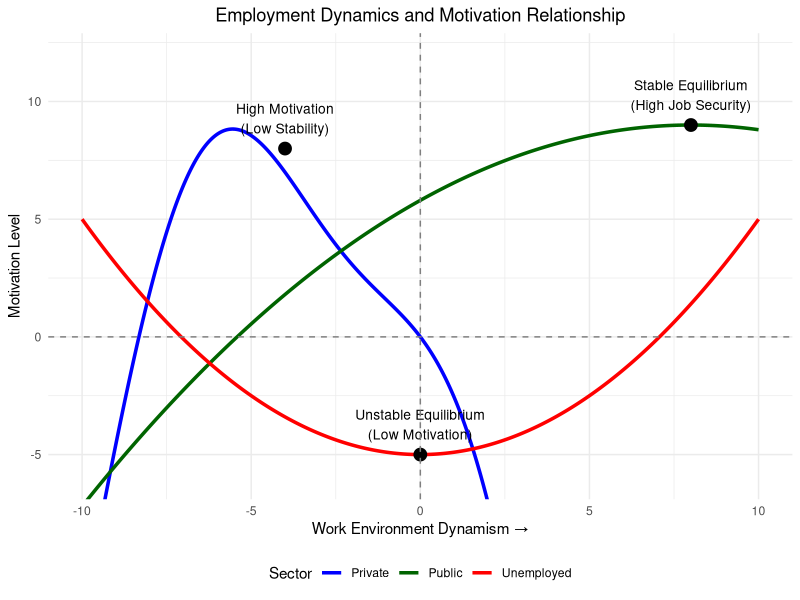
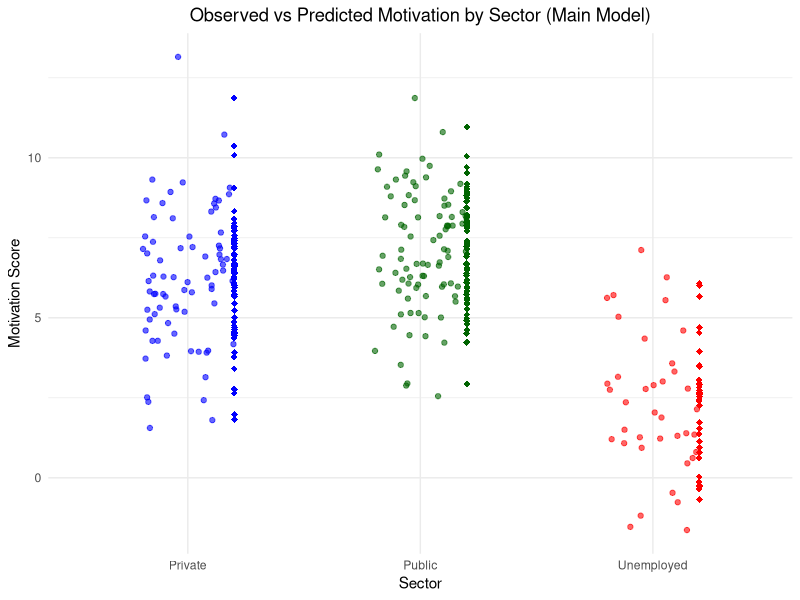
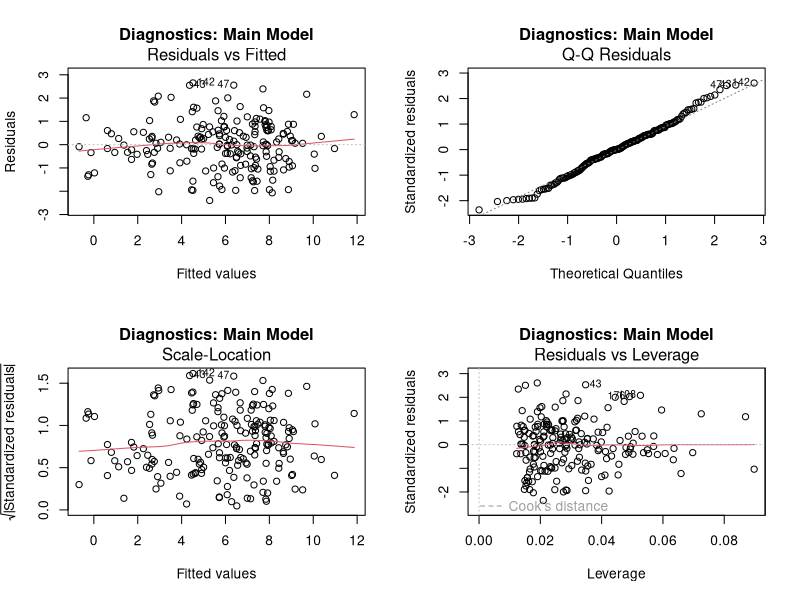

R code for these plots, in order:
library(ggplot2)
library(dplyr)
library(tidyr)
set.seed(123)

# --- Part 1: Conceptual sector curves (as before) ---
x <- seq(-10, 10, length.out = 500)
sector_curve_df <- data.frame(
  x = x,
  Private = -0.5*(x + 4)^2 + 8 + 3 * sin(0.7 * x),      # dynamic, high/volatile motivation
  Public = -0.05*(x - 8)^2 + 9,                        # stable valley
  Unemployed = 0.1 * x^2 - 5                           # unstable (no equilibrium)
) %>% pivot_longer(cols = c("Private", "Public", "Unemployed"),
                   names_to = "Sector", values_to = "CurveMotivation")

# Critical annotation points
points <- data.frame(
  Sector = c("Private", "Public", "Unemployed"),
  x = c(-4, 8, 0),
  y = c(8, 9, -5),
  Label = c("High Motivation\n(Low Stability)",
            "Stable Equilibrium\n(High Job Security)",
            "Unstable Equilibrium\n(Low Motivation)")
)

# --- Part 2: Individual-level synthetic data aligned to sectors ---
n <- 200
# Core psychological predictors (same scale)
Autonomy <- rnorm(n, mean = 5, sd = 1.5)
Uncertainty <- rnorm(n, mean = 5, sd = 1.5)
Internal <- rnorm(n, mean = 5, sd = 1.5)

# Assign each synthetic individual a sector: Private / Public / Unemployed
sector_assignment <- sample(c("Private", "Public", "Unemployed"), size = n, replace = TRUE, prob = c(0.4, 0.4, 0.2))
# Base motivation from true underlying psychological model
base_motivation <- 0.6 * Autonomy - 0.5 * Uncertainty + 0.8 * Internal

# Add sector-level offsets to reflect conceptual curves:
sector_offset <- ifelse(sector_assignment == "Private", 1.5,    # slightly elevated but volatile
                        ifelse(sector_assignment == "Public", 2.5,  # stable boost
                               -2))                            # unemployment depresses
# Add noise
MotivationScore <- base_motivation + sector_offset + rnorm(n, sd = 1)

# Construct data frame
data <- data.frame(
  MotivationScore,
  Autonomy,
  Uncertainty,
  Internal,
  Sector = factor(sector_assignment, levels = c("Private", "Public", "Unemployed"))
)

# --- Part 3: Regression model with sector as factor (and interactions if desired) ---
# Main effects model
model_main <- lm(MotivationScore ~ Autonomy + Uncertainty + Internal + Sector, data = data)

# Optional: allow interaction between sector and psychological predictors
model_interact <- lm(MotivationScore ~ (Autonomy + Uncertainty + Internal) * Sector, data = data)

# Summaries
summary_main <- summary(model_main)
summary_interact <- summary(model_interact)
print(summary_main)
print(summary_interact)

# --- Part 4: Visualization ---
# 4a. Plot conceptual curves as backdrop
p1 <- ggplot() +
  geom_line(data = sector_curve_df, aes(x = x, y = CurveMotivation, color = Sector), size = 1.2) +
  geom_point(data = points, aes(x = x, y = y), size = 4) +
  geom_text(data = points, aes(x = x, y = y, label = Label), vjust = -0.5, size = 3.5) +
  scale_color_manual(values = c("Private" = "blue", "Public" = "darkgreen", "Unemployed" = "red")) +
  labs(
    title = "Employment Dynamics and Motivation Relationship",
    x = "Work Environment Dynamism →",
    y = "Motivation Level",
    color = "Sector"
  ) +
  theme_minimal() +
  theme(legend.position = "bottom", plot.title = element_text(hjust = 0.5)) +
  geom_hline(yintercept = 0, linetype = "dashed", color = "gray50") +
  geom_vline(xintercept = 0, linetype = "dashed", color = "gray50") +
  coord_cartesian(ylim = c(-6, 12))

# 4b. Overlay individual data predictions (using main model) projected by sector on an abstract x-axis
# We'll assign canonical x positions for sectors to overlay
sector_positions <- data.frame(Sector = c("Private", "Public", "Unemployed"),
                               x = c(-4, 8, 0))
data$predicted_main <- predict(model_main, newdata = data)

# Jittered points for individuals colored by sector
p2 <- ggplot(data, aes(x = Sector, y = MotivationScore, color = Sector)) +
  geom_jitter(width = 0.2, alpha = 0.6) +
  geom_point(aes(y = predicted_main), shape = 18, size = 2, position = position_nudge(x = 0.2)) +
  labs(title = "Observed vs Predicted Motivation by Sector (Main Model)",
       x = "Sector",
       y = "Motivation Score") +
  scale_color_manual(values = c("Private" = "blue", "Public" = "darkgreen", "Unemployed" = "red")) +
  theme_minimal() +
  theme(legend.position = "none", plot.title = element_text(hjust = 0.5))

# Show plots
print(p1)
print(p2)

# --- Optional diagnostics ---
par(mfrow = c(2,2))
plot(model_main, main = "Diagnostics: Main Model")
